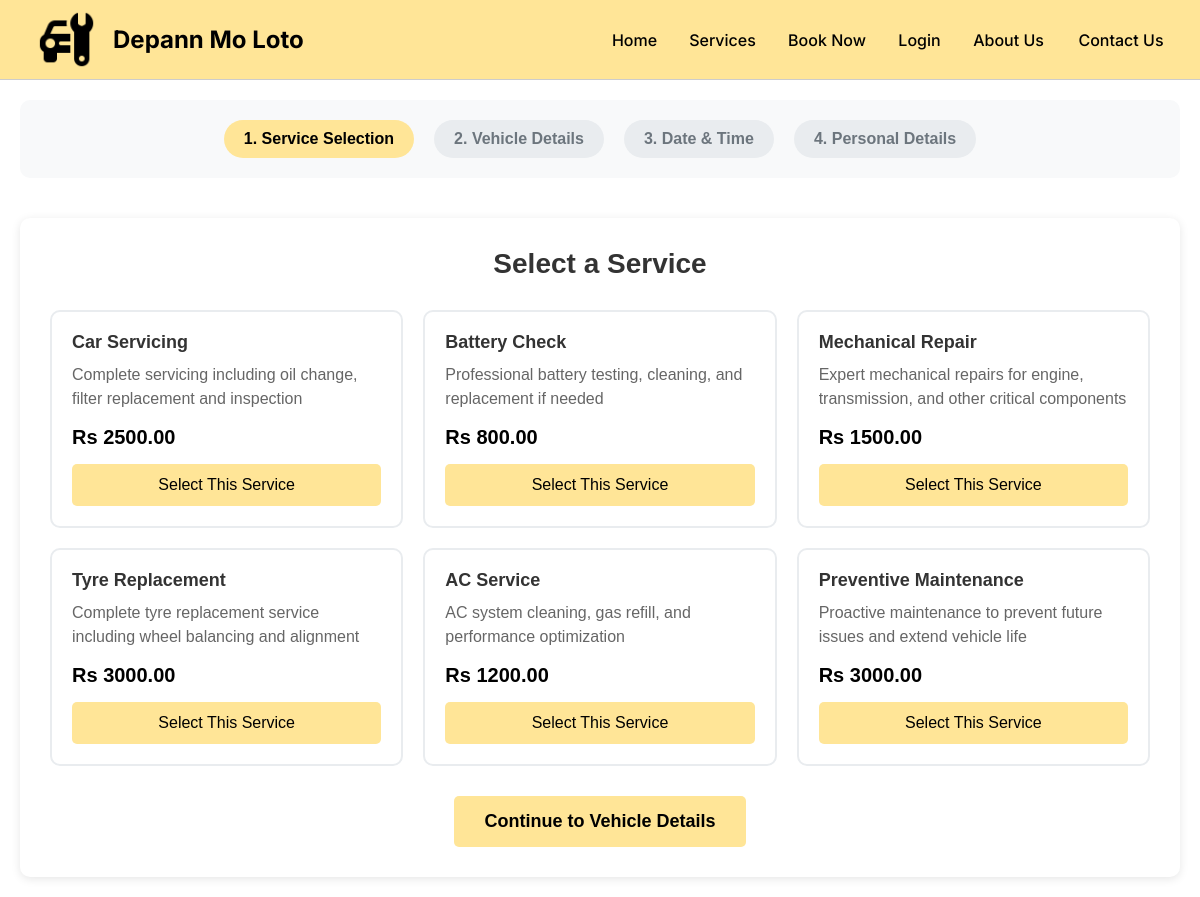
/bookings/start/, run on the app's committed database.
### services/models.py (models this page shows, shortened)
class Service(models.Model):
    SERVICE_TYPES = [
        ('car_servicing', 'Car Servicing'),
        ('battery_check', 'Battery Check'),
        ('mechanical_repair', 'Mechanical Repair'),
        ('tyre_replacement', 'Tyre Replacement'),
        ('ac_service', 'AC Service'),
        ('preventive_maintenance', 'Preventive Maintenance'),
    ]
    service_type = models.CharField(max_length=50, choices=SERVICE_TYPES, unique=True)
    name = models.CharField(max_length=100)
    description = models.TextField()
    price = models.DecimalField(max_digits=8, decimal_places=2)
    duration = models.CharField(max_length=50)
    is_popular = models.BooleanField(default=False)
    def __str__(self):
        return self.name

### bookings/views.py (the view)
# urls.py: path('start/', views.booking_start, name='booking_start'),
def booking_start(request):
    from services.models import Service
    service_type = request.GET.get('service')
    initial_service = None
    if service_type:
        try:
            initial_service = Service.objects.get(service_type=service_type)
        except Service.DoesNotExist:
            pass
    if request.method == 'POST':
        form = ServiceSelectionForm(request.POST)
        form.fields['service'].queryset = Service.objects.all()  # Show all services
        if form.is_valid():
            service_id = form.cleaned_data['service'].id
            request.session['booking_data'] = {
                'service_id': service_id
            }
            return redirect('bookings:vehicle_details')
    else:
        form = ServiceSelectionForm(initial={'service': initial_service} if initial_service else None)
        form.fields['service'].queryset = Service.objects.all()  # Show all services
    services = Service.objects.all()  # Show all services
    return render(request, 'bookings/booking_frame1.html', {
        'form': form,
        'services': services,
        'preselected_service': initial_service
    })

### templates/bookings/booking_frame1.html (shortened to what this page needs)
{% extends 'base.html' %}
{% load static %}
{% block content %}
<div class="booking-container">
    <div class="booking-progress">
        <div class="progress-step active">1. Service Selection</div>
        <div class="progress-step">2. Vehicle Details</div>
        <div class="progress-step">3. Date & Time</div>
        <div class="progress-step">4. Personal Details</div>
    </div>
    <div class="booking-form">
        <h2>Select a Service</h2>
        <form method="post">
            <div class="services-grid">
                {% for service in services %}
                <div class="service-card {% if service == preselected_service %}preselected{% endif %}">
                    <h3>{{ service.name }}</h3>
                    <p>{{ service.description }}</p>
                    <div class="service-price">Rs {{ service.price }}</div>
                    <button type="button" class="select-service" data-service-id="{{ service.id }}">
                        Select This Service
                    </button>
                </div>
                {% endfor %}
            </div>
            <div class="form-actions">
                <button type="submit" class="btn-primary">Continue to Vehicle Details</button>
            </div>
        </form>
    </div>
</div>
{% endblock %}

### templates/base.html (shortened to what this page needs)
<!DOCTYPE html>
<html lang="en">
<head>
    {% load static %}
    <link rel="stylesheet" href="{% static 'css/style.css' %}" />
</head>
<body>
    <div class="site-wrapper">
        <nav class="nav">
            <img class="nav-logo" src="{% static 'images/Depann-Mo-Loto-logo.png' %}" alt="Depann Mo Loto Logo" />
            <div class="nav-brand">Depann Mo Loto</div>
            <div class="nav-links">
                <a href="{% url 'pages:home' %}" class="nav-link nav-link-home">Home</a>
                <a href="{% url 'services:list' %}" class="nav-link nav-link-services">Services</a>
                <a href="{% url 'bookings:create' %}" class="nav-link nav-link-book">Book Now</a>
                {%if request.user.is_authenticated%}
                    <a href="{% url 'users:login' %}" class="nav-link nav-link-login" style="width:68px;">  Dashboard  </a>
                {%else%}
                    <a href="{% url 'users:login' %}" class="nav-link nav-link-login">Login</a>
                {%endif%}
                <a href="{% url 'pages:about' %}" class="nav-link nav-link-about">About Us</a>
                <a href="{% url 'pages:contact' %}" class="nav-link nav-link-contact">Contact Us</a>
            </div>
        </nav>
        <main class="main-content">
            {% block content %}{% endblock %}
        </main>
    </div>
</body>
</html>

### static/css/style.css (style rules this page uses)
* { margin: 0; padding: 0; box-sizing: border-box; }
body { font-family: 'Inter', sans-serif; background-color: #ffffff; }
.site-wrapper { width: 100%; margin: 0 auto; }
.nav { border-bottom: 1px solid #CCC; background: #FFE597; width: 100%; height: 80px; display: flex; align-items: center; position: relative; }
.nav-logo { width: 61px; height: 61px; flex-shrink: 0; aspect-ratio: 1/1; margin-left: 36px; object-fit: contain; }
.nav-brand { color: #000; font-family: Inter; font-size: 24px; font-style: normal; font-weight: 700; line-height: 36px; margin-left: 16px; white-space: nowrap; }
.nav-links { display: flex; align-items: center; gap: 32px; margin-left: auto; margin-right: 36px; height: 24px; }
.nav-link { display: flex; justify-content: center; align-items: center; color: #000; font-family: Inter; font-size: 16px; font-style: normal; font-weight: 500; line-height: 24px; text-decoration: none; white-space: nowrap; transition: all 0.2s ease; }
.nav-link-home { width: 45px; height: 24px; }
.nav-link-services { width: 67px; height: 24px; }
.nav-link-book { width: 78px; height: 24px; }
.nav-link-login { width: 43px; height: 24px; }
.nav-link-about { width: 73px; height: 24px; padding-right: 2px; justify-content: center; }
.nav-link-contact { width: 86px; height: 24px; }
.main-content { width: 100%; min-height: calc(100vh - 80px); background: #ffffff; }

### templates/bookings/booking_frame1.html (style rules this page uses)
.booking-container { max-width: 1200px; margin: 0 auto; padding: 20px; font-family: Arial, sans-serif; }
.booking-progress { display: flex; justify-content: center; margin-bottom: 40px; background: #f8f9fa; padding: 20px; border-radius: 10px; }
.progress-step { padding: 10px 20px; margin: 0 10px; background: #e9ecef; border-radius: 20px; font-weight: bold; color: #6c757d; }
.progress-step.active { background: #FFE597; color: rgb(0, 0, 0); }
.booking-form { background: white; padding: 30px; border-radius: 10px; box-shadow: 0 2px 10px rgba(0,0,0,0.1); }
.booking-form h2 { text-align: center; color: #333; margin-bottom: 30px; font-size: 28px; }
.services-grid { display: grid; grid-template-columns: repeat(auto-fit, minmax(300px, 1fr)); gap: 20px; margin-bottom: 30px; }
.service-card { border: 2px solid #e9ecef; border-radius: 10px; padding: 20px; transition: all 0.3s ease; background: white; }
.service-card h3 { color: #333; margin-bottom: 10px; font-size: 18px; }
.service-card p { color: #666; margin-bottom: 15px; line-height: 1.5; }
.service-price { font-size: 20px; font-weight: bold; color: #000000; margin-bottom: 15px; }
.select-service { width: 100%; padding: 12px; background: #FFE597; color: rgb(0, 0, 0); border: none; border-radius: 5px; font-size: 16px; cursor: pointer; transition: background 0.3s ease; }
.form-actions { text-align: center; margin-top: 30px; }
.btn-primary { padding: 15px 30px; background: #FFE597; color: rgb(0, 0, 0); border: none; border-radius: 5px; font-size: 18px; font-weight: bold; cursor: pointer; transition: background 0.3s ease; }

### data on the page
Service: name "Car Servicing", description "Complete servicing including oil change, filter replacement and inspection", price "2500.00"
Service: name "Battery Check", description "Professional battery testing, cleaning, and replacement if needed", price "800.00"
Service: name "Mechanical Repair", description "Expert mechanical repairs for engine, transmission, and other critical components", price "1500.00"
Service: name "Tyre Replacement", description "Complete tyre replacement service including wheel balancing and alignment", price "3000.00"
Service: name "AC Service", description "AC system cleaning, gas refill, and performance optimization", price "1200.00"
Service: name "Preventive Maintenance", description "Proactive maintenance to prevent future issues and extend vehicle life", price "3000.00"
